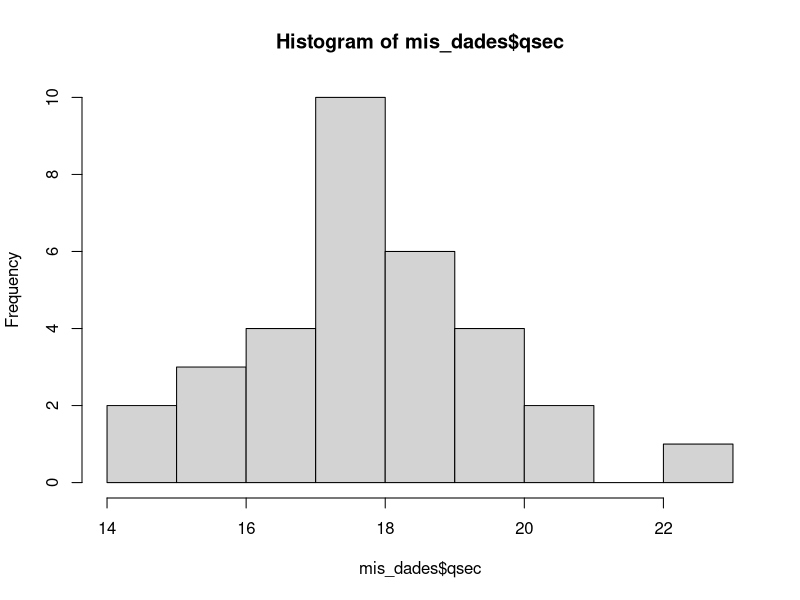
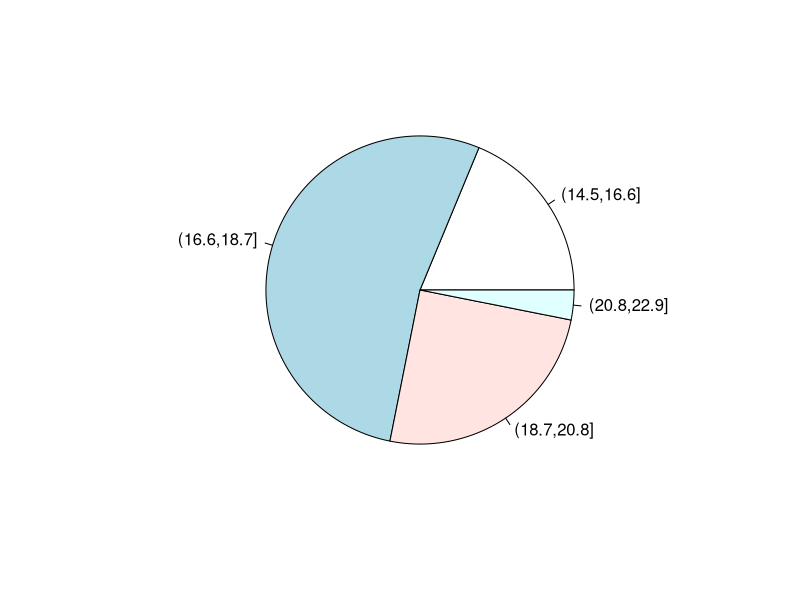
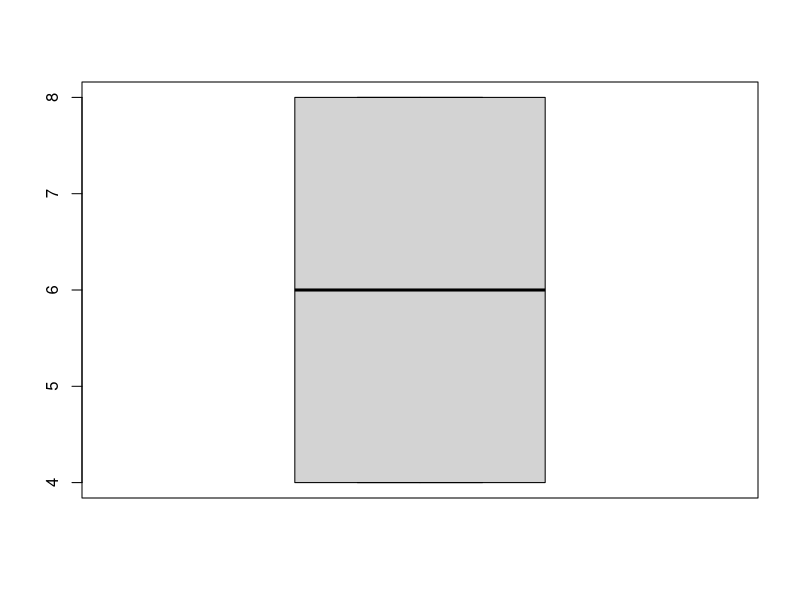

Write R code to recreate these figures, in order.
#Codigo para problema 1

mis_dades <- mtcars #la fletxa es el mateix que igual, per aasignar
mis_dades$qsec #per veure nomes les dades de qsec-dollar
#sort(mis_dades$qsec) #ordenats de major a menor
cut(mis_dades$qsec, breaks = 4) #partir en subintervals
qsec_intervalos =cut(mis_dades$qsec, breaks = 4)#definir
table(qsec_intervalos)#per contar cuants cops està per interval(observacions mes freqüents)
hist(mis_dades$qsec, breaks = 10) #grafic de barres per variables continues
mean (mis_dades$qsec)#mitjana
sort(mis_dades$drat)
median(mis_dades$drat) #mediana
quantile(mis_dades$drat)
quantile(mis_dades$drat,0.25) #mediana de la meitat (tallar al 25%)
quantile(mis_dades$mpg,0.18)#tallar al 18%
#tabla de frecuencias
ni <- table(qsec_intervalos)
sum(ni)
fi <- (ni/sum(ni))
fi#freqüència relativa
pie (fi) #gràfic rodó)
Fi <-cumsum(fi) #suma acumulada
Ni <-cumsum(ni)
ni<-table(qsec_intervalos)
cbind(ni,fi,Ni,Fi)
#iqr:tercer quartil-primer quartil 
quantile(mis_dades$cyl,0.75)-quantile(mis_dades$cyl,0.25)
IQR(mis_dades$cyl)#rang interquartil
boxplot(mis_dades$cyl)
sd(mis_dades$cyl) #desviació típica al voltant de la mitjana
var(mis_dades$qsec) #variancia: desviació típica al quadrat
